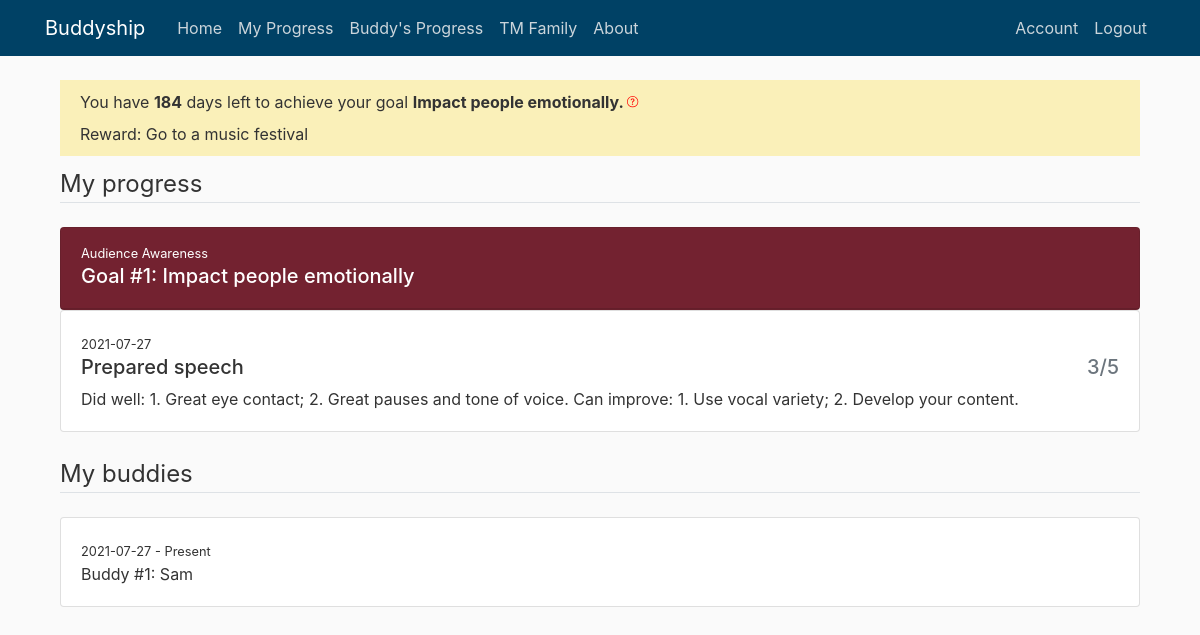
Screenshot of /my_progress (signed in) with the database file from the repository.
### buddyship/models.py (models this page shows, shortened)
class Goal(db.Model):
    id = db.Column(db.Integer, primary_key=True)
    general_goal = db.Column(db.String(150))
    specific_goal = db.Column(db.String(150))
    goal_count = db.Column(db.Integer, default=1)
    goal_reward = db.Column(db.String(150))
    start_date = db.Column(db.DateTime, default=func.now())
    end_date = db.Column(db.DateTime)
    user_id = db.Column(db.Integer, db.ForeignKey('user.id'), nullable=False)

class User(db.Model, UserMixin):
    id = db.Column(db.Integer, primary_key=True)
    if_admin = db.Column(db.Boolean, nullable=False)
    active = db.Column(db.Boolean(), nullable=False)
    first_name = db.Column(db.String(20), unique=True, nullable=False)
    email = db.Column(db.String(120), unique=True, nullable=False)
    password = db.Column(db.String(60), nullable=False)
    current_buddy = db.Column(db.String(150))
    current_general_goal = db.Column(db.String(150))
    current_specific_goal = db.Column(db.String(150))
    current_reward = db.Column(db.String(150))
    confirmed_at = db.Column(db.Date, nullable=False)
    buddies = db.relationship('Buddy', backref='owner', lazy=True)
    goals = db.relationship('Goal', backref='owner', lazy=True)
    record_progresses = db.relationship('Progress', backref='giver', lazy=True)

class Progress(db.Model):
    id = db.Column(db.Integer, primary_key=True)
    buddy_role = db.Column(db.String(150))
    buddy_score = db.Column(db.String(150))
    buddy_comment = db.Column(db.String(1500))
    date = db.Column(db.DateTime, default=func.now())
    buddy_goal = db.Column(db.String(150))
    user_id = db.Column(db.Integer, db.ForeignKey('user.id'))
    buddy_id = db.Column(db.Integer, db.ForeignKey('buddy.id'))

class Buddy(db.Model):
    id = db.Column(db.Integer, primary_key=True)
    buddy_name = db.Column(db.String(100), nullable=False)
    buddy_count = db.Column(db.Integer, default=1)
    start_date = db.Column(db.DateTime, default=func.now())
    end_date = db.Column(db.DateTime)
    user_id = db.Column(db.Integer, db.ForeignKey('user.id'), nullable=False)
    buddy_progresses = db.relationship(
        'Progress', backref='receiver', lazy=True)

### buddyship/progresses/routes.py (the view)
@progresses.route('/my_progress', methods=['GET'])
@login_required
def my_progress():
    if current_user.current_buddy == None:
        flash('Please set up your buddy and your goal first. ', 'danger')
        return redirect(url_for('users.set_up'))
    else:
        buddies = Buddy.query.filter_by(
            buddy_name=current_user.first_name).all()
        id_lst = []
        for buddy in buddies:
            id_lst.append(buddy.user_id)
        return render_template("my_progress.html", title='My Progress', user=current_user,
                               buddy_accounts=User.query.filter(
                                   User.id.in_(id_lst)).all(),
                               current_time=date.today())

### buddyship/models.py (called while the page is built)
@login_manager.user_loader
def load_user(user_id):
    return User.query.get(int(user_id))

### buddyship/templates/my_progress.html (shortened to what this page needs)
{% extends "layout.html" %}
{% block content %}
<div class="content-section">
    <div class="subtitle-section">
        You have <b>{{ (user.goals[-1].end_date.date() - current_time).days }}</b></span> days left
        to achieve your goal
        <b>{{ user.current_specific_goal }}. </b> <label data-toggle="tooltip" data-placement="top"
            title="We encourage you to use 6 months to complete one goal. You can always change your goal on 'Account' tab. ">
        </label>
        <br />Reward: {{ user.current_reward }}
    </div>
    <legend class="border-bottom mb-4">My progress</legend>
    {% for goal in user.goals|reverse %}
    <div class="card bg-red text-white mt-3">
        <div class="card-header">
            <small>{{ goal.general_goal }}</small>
            <h5>
                Goal #{{ goal.goal_count }}: {{ goal.specific_goal }}</h5>
        </div>
    </div>
    {% for buddy_account in buddy_accounts|reverse %}
    {% for progress in buddy_account.record_progresses|reverse %}
    {% if progress.buddy_goal == goal.general_goal + ' - ' + goal.specific_goal %}
    <div class="card">
        <div class="card-body">
            <small>{{ progress.date.date() }}</small>
            <h5 class="row align-items-start">
                <div class="col">{{ progress.buddy_role }}</div>
                <div class="col text-right text-muted">{{ progress.buddy_score[0] }}/5</div>
            </h5>
            <p class="card-text">{{ progress.buddy_comment }}</p>
        </div>
    </div>
    {% endif %}
    {% endfor %}
    {% endfor %}
    {% endfor %}
</div>
<br>
<legend class="border-bottom mb-4">My buddies</legend>
{% for buddy in user.buddies|reverse %}
<div class="card">
    <div class="card-body">
        <small>{{ buddy.start_date.date() }} -
            {% if buddy.end_date == None %} Present
            {% else %} {{ buddy.end_date.date() }}
            {% endif %}</small>
        <p class="card-text">Buddy #{{ buddy.buddy_count }}: {{ buddy.buddy_name }}</p>
    </div>
</div>
{% endfor %}
<br>
</div>
{% endblock content %}

### buddyship/templates/layout.html (shortened to what this page needs)
<!DOCTYPE html>
<html>
<head>
  <link rel="stylesheet" href="https://maxcdn.bootstrapcdn.com/bootstrap/4.0.0/css/bootstrap.min.css"
>
  <link rel="stylesheet" type="text/css" href="{{ url_for('static', filename='main.css') }}">
</head>
<body>
  <header class="site-header">
    <nav class="navbar navbar-expand-md navbar-dark bg-steel fixed-top">
      <div class="container">
        <a class="navbar-brand mr-4" href="/">Buddyship</a>
        <div class="collapse navbar-collapse" id="navbarToggle">
          <div class="navbar-nav mr-auto">
            <a class="nav-item nav-link" href="{{ url_for('main.home') }}">Home</a>
            <a class="nav-item nav-link" href="{{ url_for('progresses.my_progress') }}">My Progress</a>
            <a class="nav-item nav-link" href="{{ url_for('progresses.buddy_progress') }}">Buddy's Progress</a>
            <a class="nav-item nav-link" href="{{ url_for('main.tm_fam') }}">TM Family</a>
            <a class="nav-item nav-link" href="{{ url_for('main.about') }}">About</a>
          </div>
          <div class="navbar-nav">
            {% if current_user.is_authenticated %}
            {% if current_user.if_admin == True %}
            <a class="nav-item nav-link" href="{{ url_for('users.account') }}">Account</a>
            <a class="nav-item nav-link" href="{{ url_for('admin.index') }}">Admin</a>
            <a class="nav-item nav-link" href="{{ url_for('auth.logout') }}">Logout</a>
            {% else %}
            <a class="nav-item nav-link" href="{{ url_for('users.account') }}">Account</a>
            <a class="nav-item nav-link" href="{{ url_for('auth.logout') }}">Logout</a>
            {% endif %}
            {% else %}
            <a class="nav-item nav-link" href="{{ url_for('auth.login') }}">Login</a>
            <a class="nav-item nav-link" href="{{ url_for('auth.register') }}">Register</a>
            {% endif %}
          </div>
        </div>
      </div>
    </nav>
  </header>
  <main role="main" class="container">
    <div class="container">
      {% block content %}{% endblock %}
  </main>
</body>
</html>

### buddyship/static/main.css (style rules this page uses)
body { background: #fafafa; color: #333333; margin-top: 5rem; }
.bg-steel { background-color: #004165; }
.bg-red { background-color: #772432; }
.site-header .navbar-nav .nav-link { color: #cbd5db; }
.subtitle-section { background: #faf0b9; padding: 10px 20px 10px 20px; margin-bottom: 10px; }

### rows the page displays
Goal: (user.goals[-1].end_date.date()-current_time).days "184", general_goal "Audience Awareness", goal_count "1", specific_goal "Impact people emotionally"
User: current_specific_goal "Impact people emotionally", current_reward "Go to a music festival"
Progress: date "2021-07-27", buddy_role "Prepared speech", buddy_score "3", buddy_comment "Did well: 1. Great eye contact; 2. Great pauses and tone of voice. Can improve: 1. Use vocal variety; 2. Develop your content."
Buddy: start_date "2021-07-27", shows "Present", buddy_count "1", buddy_name "Sam"
